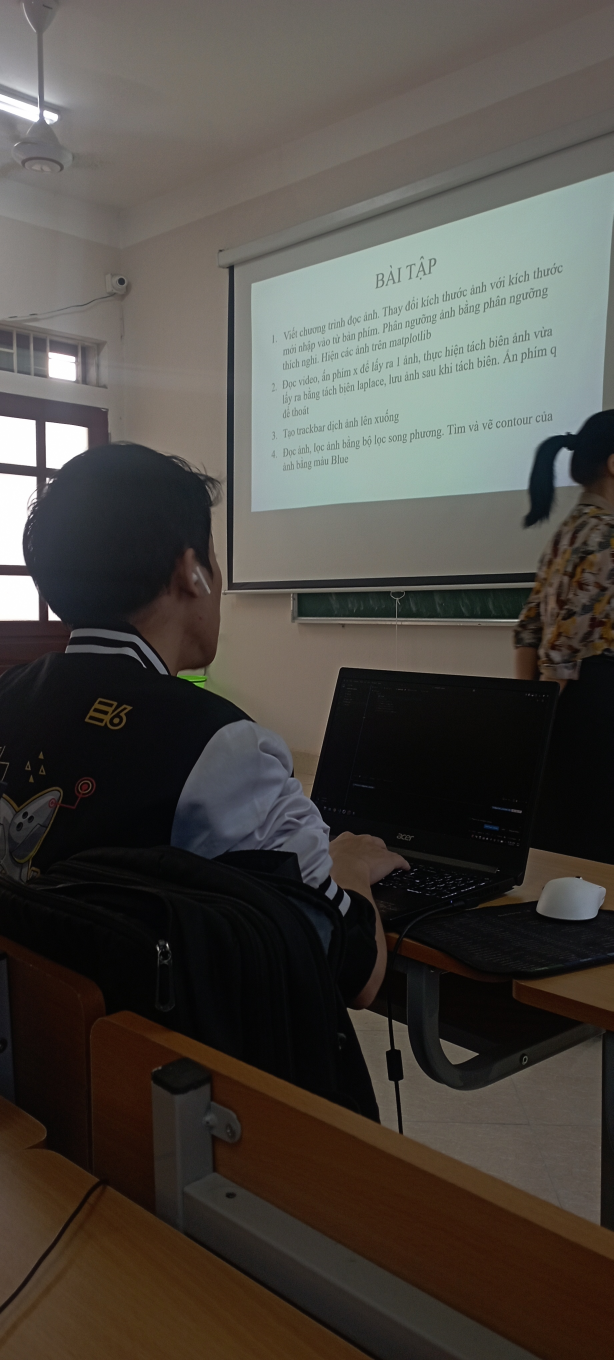
#> input picture TH_3/bai1.jpg, 1840 x 4080 px, found by its file name (shown at 1/3 size)
$ python Bai4.py
#> lines starting #> are read from the running program, lines starting #| are printed output that depends on the picture; after the words box and inside, x2 and y2 are one past the last pixel; in counts of white or black regions, pixels touching at a corner belong together
# doc anh, loc anh bang bo loc song phuong, tim va ve contour

import cv2 as cv

image = cv.imread('TH_3/bai1.jpg')
#> image is the input picture: shape (4080, 1840, 3); mean B, G, R 66.8, 72.3, 76.2
image= cv.resize(image, (1366, 768))
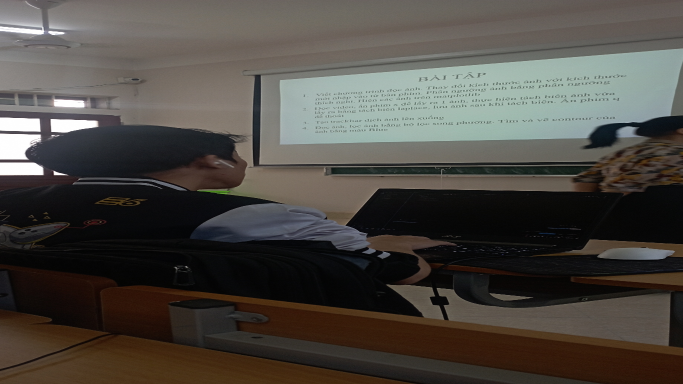
#> image: shape (768, 1366, 3) (shown at 1/2 size); mean B, G, R 66.6, 72.2, 76.1
image_gray = cv.cvtColor(image, cv.COLOR_BGR2GRAY)
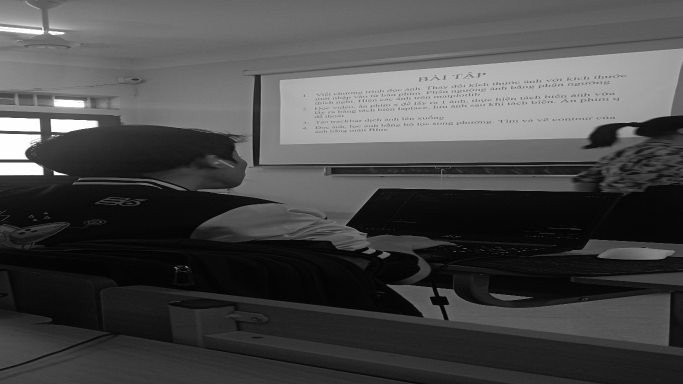
#> image_gray: shape (768, 1366) (shown at 1/2 size); min 1, max 255, mean 72.7

image_bilateral = cv.bilateralFilter(image_gray, 9, 75, 75)
_,image_binary = cv.threshold(image_bilateral, 100, 150, cv.THRESH_BINARY)
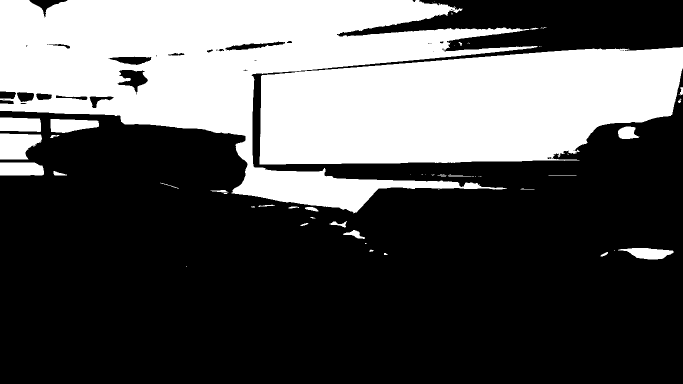
#> image_binary: shape (768, 1366) (shown at 1/2 size); values 0 (black) and 150 (white), 34.3% white; 58 white regions (29 under 20 px)

contur,_= cv.findContours(image_binary, cv.RETR_EXTERNAL, cv.CHAIN_APPROX_SIMPLE)
#> contur = 57 contours, 36 with area under 20; largest, box (x1, y1, x2, y2) and area: (0, 0, 1366, 427) 347085, (0, 267, 84, 319) 3256, (0, 325, 88, 351) 2072, (0, 235, 82, 264) 2064, (101, 238, 198, 266) 1936
for c in contur:
    image = cv.drawContours(image, [c], -1, (255, 0, 0), 2)
#> this loop made 57 passes
#> c on passes 1, 4, 17, 20, 21, 22, 23, 26, 27, 28, 29, 30: [[372, 533], [373, 533]], [[1228, 500], [1229, 500]], [[876, 378], [878, 378]], [[959, 352], [962, 352]], [[956, 352]], [[950, 352], [951, 352]], [[944, 352], [947, 352]], [[864, 351], [866, 351]], [[1097, 350], [1152, 350]], [[899, 349], [901, 349]], [[885, 349], [888, 349]], [[880, 349], [883, 349]]
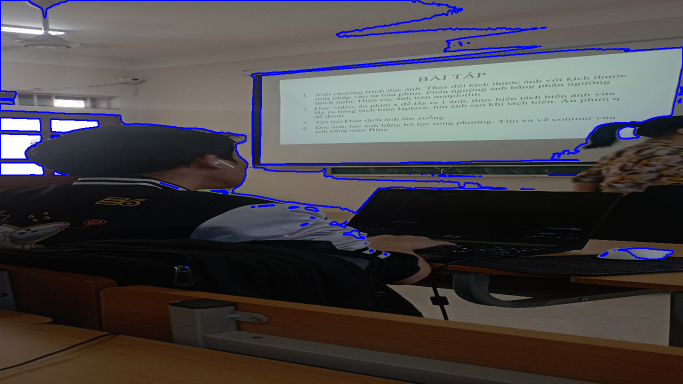
#> image: shape (768, 1366, 3) (shown at 1/2 size); mean B, G, R 70.7, 69.1, 73


cv.imshow('Bilateral Filter', image)

cv.waitKey(0)
cv.destroyAllWindows()
